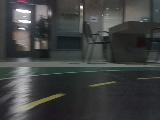
#> input picture images_1/3473_cam_image_array_.jpg, 160 x 120 px, found by its file name
$ python hsv_tester.py
#> lines starting #> are read from the running program, lines starting #| are printed output that depends on the picture; after the words box and inside, x2 and y2 are one past the last pixel; in counts of white or black regions, pixels touching at a corner belong together
import cv2
import numpy as np

image = cv2.imread('images/3473_cam_image_array_.jpg') #Reading the image file
#> image is the input picture: shape (120, 160, 3); mean B, G, R 65.3, 65.8, 63.6
lane_image = np.copy(image)
lane_image = cv2.resize(lane_image,(650,500))

frame = cv2.GaussianBlur(lane_image, (5, 5), 0)

hsv = cv2.cvtColor(frame, cv2.COLOR_BGR2HSV)
#> hsv: shape (500, 650, 3); mean H, S, V 80.8, 26.7, 67.8
lower_white = np.array([0,0,0], dtype=np.uint8)
upper_white = np.array([0,0,255], dtype=np.uint8)
mask = cv2.inRange(hsv, lower_white, upper_white)
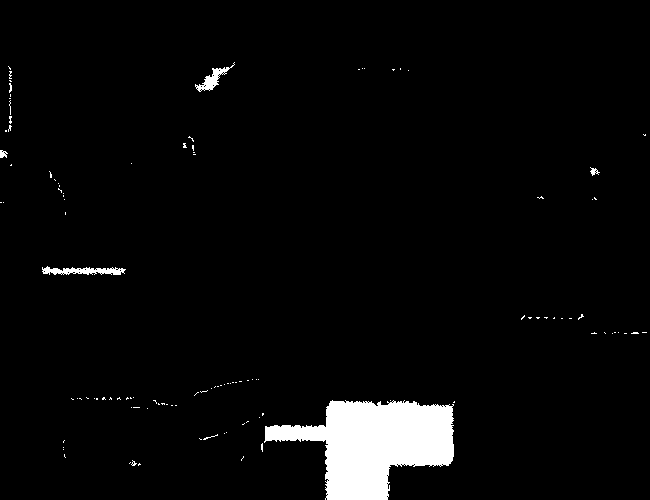
#> mask: shape (500, 650); 3.8% white; 115 white regions (108 under 20 px), largest, box (x1, y1, x2, y2) and area: (264, 400, 454, 500) 11007, (42, 266, 126, 275) 449, (195, 62, 235, 92) 323
res = cv2.bitwise_and(lane_image,lane_image, mask= mask)
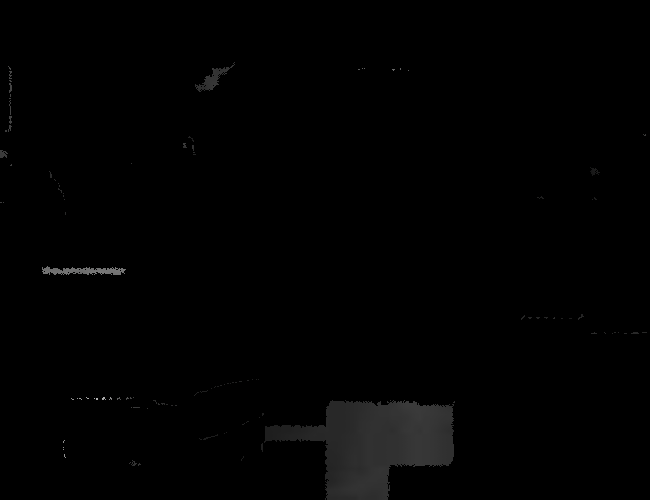
#> res: shape (500, 650, 3); mean B, G, R 1.9, 1.9, 1.9

edges = cv2.Canny(mask, 35,115)
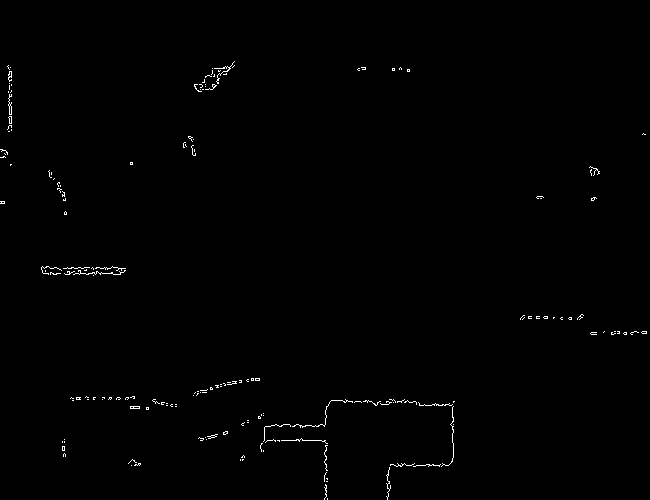
#> edges: shape (500, 650); 0.55% white in thin lines or dots, all inside (x1, y1, x2, y2) = (0, 61, 647, 500)
lines = cv2.HoughLinesP(edges, 1, np.pi/180, 31,24,19)
#> lines = [[302, 440, 321, 440]]

cv2.imshow("frame", lane_image)
cv2.imshow("mask", mask)
cv2.imshow("res", res)
key = cv2.waitKey(0)
#> (key Esc is pressed here)
